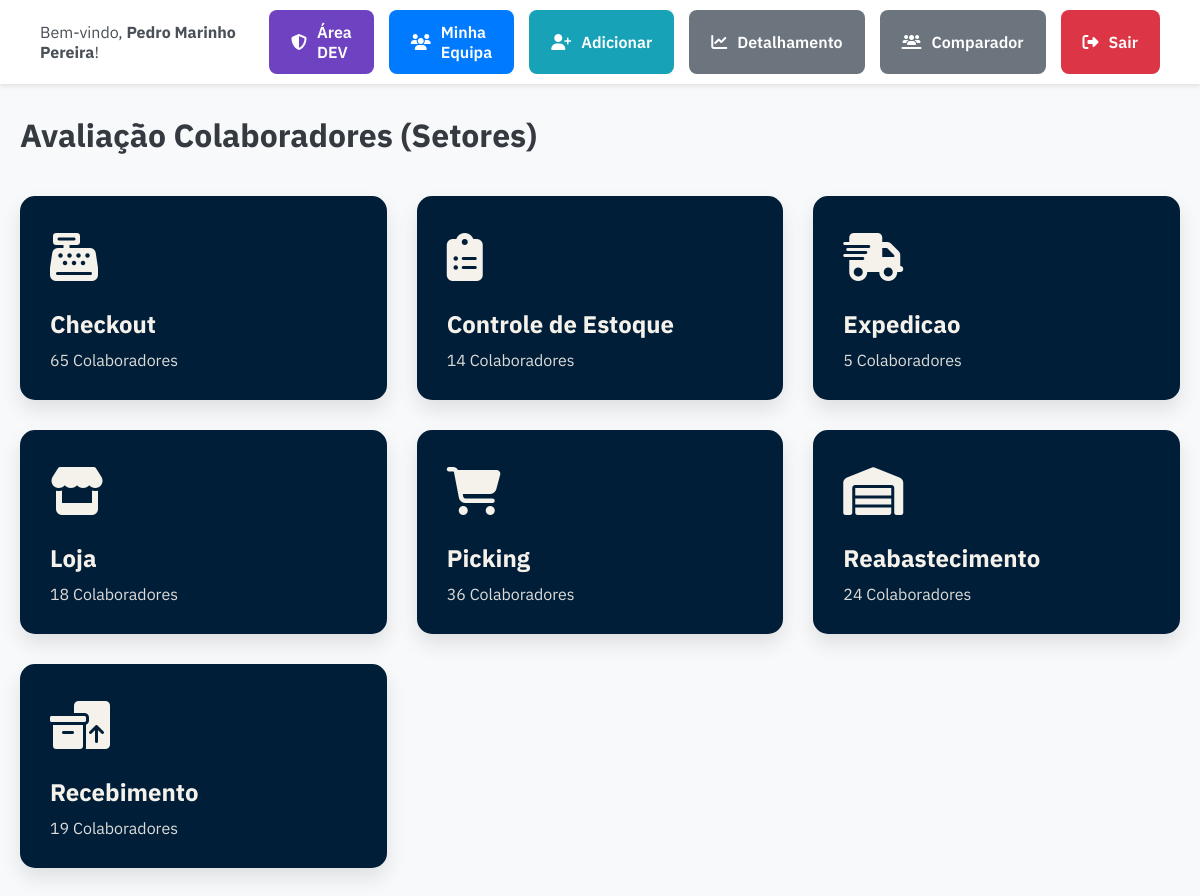
The app's page /dashboard (signed in) with its own data.
### app.py (models this page shows)
class User(UserMixin, db.Model):
    __tablename__ = 'users'
    id = db.Column(db.Integer, primary_key=True)
    nome = db.Column(db.String(150), nullable=False)
    email = db.Column(db.String(150), unique=True, nullable=False)
    cargo = db.Column(db.String(100))
    password = db.Column(db.String(255), nullable=False)
    force_password_reset = db.Column(db.Boolean, default=False)

class Colaborador(db.Model):
    __tablename__ = 'colaboradores'
    id = db.Column(db.Integer, primary_key=True)
    nome_completo = db.Column(db.String(200), unique=True, nullable=False)
    cargo = db.Column(db.String(100))
    processo = db.Column(db.String(100))
    turno = db.Column(db.String(50))
    turno_num = db.Column(db.Integer)
    nome_gestor_imediato = db.Column(db.String(200))
    foto_url = db.Column(db.String(500))
    avaliacoes = db.relationship('Avaliacao', backref='colaborador', lazy=True, cascade="all, delete-orphan")
    insignias = db.relationship('Insignia', backref='colaborador', lazy=True, cascade="all, delete-orphan")
    pd_itens = db.relationship('PDI', backref='colaborador', lazy=True, cascade="all, delete-orphan")
    historico_avaliacoes = db.relationship('Historico', backref='colaborador', lazy=True, cascade="all, delete-orphan")

### app.py (the view, shortened to what this page needs)
@app.route('/dashboard')
@login_required
def dashboard_setores():
    colaboradores = get_dados_completos()
    colaboradores_operacionais = [c for c in colaboradores if c.get('Cargo') in ['Operacional', 'Op Empilhadeira']]
    setores_info = []
    config_setores = {
        'Picking': {'icone': 'fa-solid fa-cart-shopping', 'cor': '#011E38'}, 'Checkout': {'icone': 'fa-solid fa-cash-register', 'cor': '#011E38'},
        'Expedicao': {'icone': 'fa-solid fa-truck-fast', 'cor': '#011E38'}, 'Recebimento': {'icone': 'fa-solid fa-boxes-packing', 'cor': '#011E38'},
        'Reabastecimento': {'icone': 'fa-solid fa-warehouse', 'cor': '#011E38'}, 'Controle de Estoque': {'icone': 'fa-solid fa-clipboard-list', 'cor': '#011E38'},
        'Loja': {'icone': 'fa-solid fa-store', 'cor': '#011E38'}, 'DEFAULT': {'icone': 'fa-solid fa-question-circle', 'cor': '#6c757d'}
    }
    setores_contagem = pd.Series([c.get('Processo') for c in colaboradores_operacionais]).value_counts().to_dict()
    for setor, contagem in setores_contagem.items():
        if setor not in config_setores: continue
        setores_info.append({
            "nome": setor, "contagem": contagem, "tipo": "processo",
            **config_setores.get(setor, config_setores['DEFAULT'])
        })
    is_leader = Colaborador.query.filter_by(nome_gestor_imediato=current_user.nome).first() is not None
    return render_template('dashboard.html', setores=sorted(setores_info, key=lambda x: x['nome']), is_leader=is_leader)

### app.py (called while the page is built)
@login_manager.user_loader
def load_user(user_id):
    return User.query.get(int(user_id))

def get_cor_por_pontuacao(pontuacao):
    if pontuacao >= 80: return '#28a745'
    if pontuacao >= 60: return '#ffc107'
    return '#dc3545'

### templates/dashboard.html (shortened to what this page needs)
<!DOCTYPE html>
<html lang="pt-BR">
<head>
    <link rel="stylesheet" href="{{ url_for('static', filename='css/style.css') }}">
</head>
<body class="dashboard-body">
    <header class="main-header" style="background-color: #fff; padding: 10px 40px; box-shadow: 0 2px 5px rgba(0,0,0,0.1); display: flex; justify-content: space-between; align-items: center; margin-bottom: 30px;">
        <div class="user-info">
            Bem-vindo, <strong>{{ current_user.nome }}</strong>!
        </div>
        <nav class="main-nav" style="display: flex; gap: 15px;">
            {% if current_user.email == 'pedro.pereira@grupoboticario.com.br' %}
                <a href="{{ url_for('dev_dashboard') }}" class="btn-detalhamento" style="background-color: #6f42c1; color: #fff;">
                    <i class="fa-solid fa-shield-halved"></i> Área DEV
                </a>
            {% endif %}
            {% if is_leader %}
                <a href="{{ url_for('minha_equipa') }}" class="btn-detalhamento" style="background-color: #007bff; color: #fff;">
                    <i class="fa-solid fa-users"></i> Minha Equipa
                </a>
            {% endif %}
            <a href="{{ url_for('adicionar_colaborador') }}" class="btn-detalhamento" style="background-color: #17a2b8;">
                <i class="fa-solid fa-user-plus"></i> Adicionar
            </a>
            <a href="{{ url_for('detalhamento_geral') }}" class="btn-detalhamento">
                <i class="fa-solid fa-chart-line"></i> Detalhamento
            </a>
            <a href="{{ url_for('comparador') }}" class="btn-detalhamento">
                <i class="fa-solid fa-users-line"></i> Comparador
            </a>
            <a href="{{ url_for('logout') }}" class="btn-detalhamento" style="background-color: #dc3545; color: #fff;">
                <i class="fa-solid fa-right-from-bracket"></i> Sair
            </a>
        </nav>
    </header>
    <div class="container">
        <div class="header-dashboard title center" style="margin-bottom: 40px;">
            <h1>Avaliação Colaboradores (Setores)</h1>
        </div>
        <div class="dashboard-grid">
            {% for setor in setores %}
                {% if setor.tipo == 'cargo' %}
                    <a href="{{ url_for('grid_grupo', nome_grupo=setor.nome) }}" class="setor-card" style="background-color: {{ setor.cor }};">
                {% else %}
                    <a href="{{ url_for('selecao_turno', nome_setor=setor.nome) }}" class="setor-card" style="background-color: {{ setor.cor }};">
                {% endif %}
                    <div class="icon"><i class="{{ setor.icone }}"></i></div>
                    <div class="info">
                        <h2>{{ setor.nome }}</h2>
                        <p>{{ setor.contagem }} Colaboradores</p>
                    </div>
                </a>
            {% endfor %}
        </div>
    </div>
</body>
</html>

### static/css/style.css (style rules this page uses)
:root { --primary-color: #011E38; --success-color: #28a745; --warning-color: #ffc107; --danger-color: #dc3545; --light-gray: #f8f9fa; --dark-gray: #343a40; --text-color: #495057; }
body { font-family: 'IBM Plex Sans', sans-serif; background-color: var(--light-gray); color: var(--text-color); margin: 0; }
.container { max-width: 1200px; margin: 30px auto; padding: 0 20px; }
h1 { text-align: center; color: var(--dark-gray); margin-bottom: 40px; }
.dashboard-grid { display: grid; grid-template-columns: repeat(auto-fit, minmax(280px, 1fr)); gap: 30px; }
.setor-card { display: flex; flex-direction: column; justify-content: space-between; padding: 30px; border-radius: 15px; color: #F5F1EB; text-decoration: none; box-shadow: 0 10px 20px rgba(0,0,0,0.1); transition: transform 0.3s ease, box-shadow 0.3s ease; }
.setor-card .icon { font-size: 48px; margin-bottom: 20px; }
.setor-card h2 { margin: 0 0 10px 0; font-size: 24px; }
.setor-card p { margin: 0; font-size: 16px; opacity: 0.9; }
.header-dashboard { display: flex; justify-content: space-between; align-items: center; margin-bottom: 40px; }
.header-dashboard h1 { margin: 0; }
.btn-detalhamento { background-color: #6c757d; color: white; padding: 12px 22px; border-radius: 8px; text-decoration: none; font-weight: 600; transition: all 0.3s ease; display: inline-flex; align-items: center; gap: 10px; }

### records on screen
User: nome "Pedro Marinho Pereira"
Colaborador: nome "Checkout", contagem "65"
Colaborador: nome "Controle de Estoque", contagem "14"
Colaborador: nome "Expedicao", contagem "5"
Colaborador: nome "Loja", contagem "18"
Colaborador: nome "Picking", contagem "36"
Colaborador: nome "Reabastecimento", contagem "24"
Colaborador: nome "Recebimento", contagem "19"
